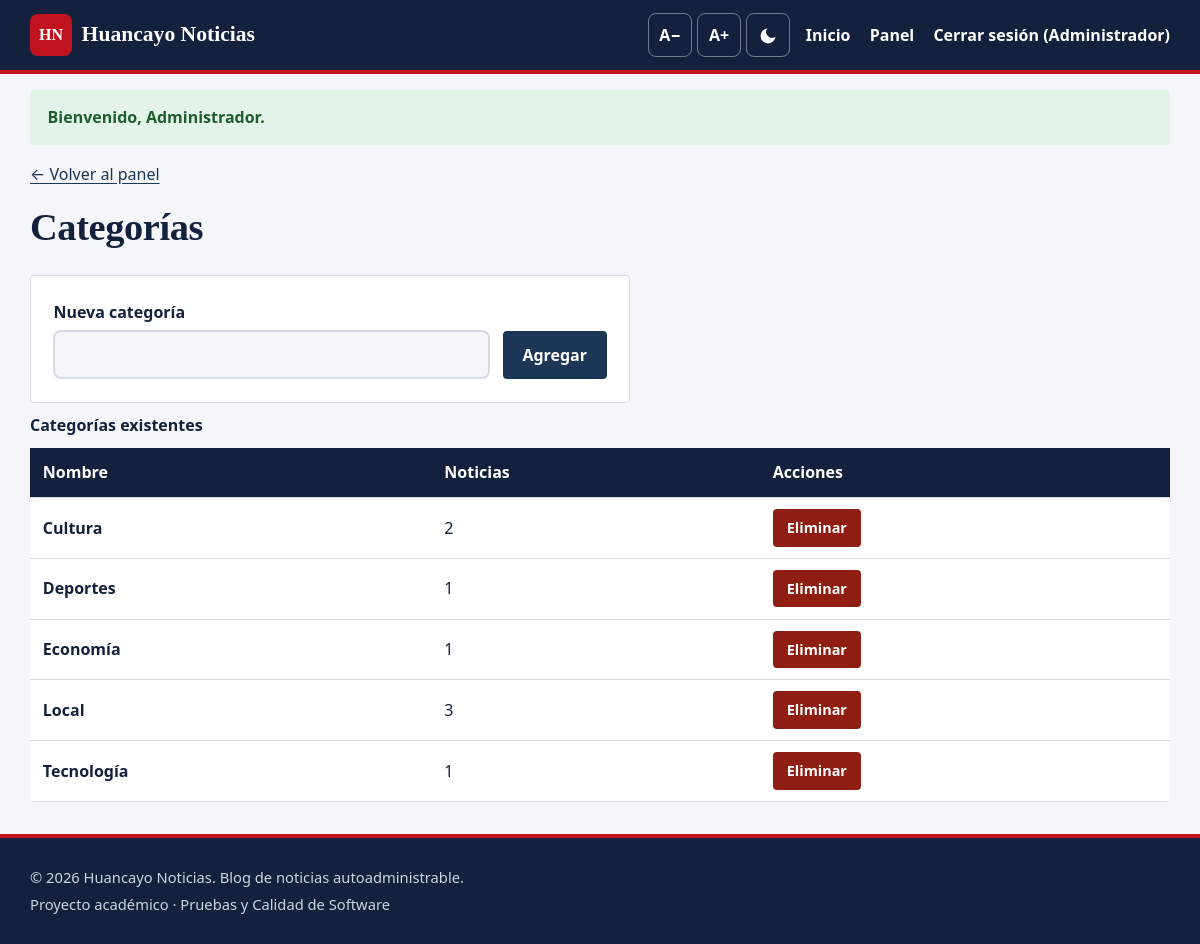
/admin/categorias.php (signed in), run on the app's committed database.
### tables this page shows
CREATE TABLE categorias (
    id INT AUTO_INCREMENT PRIMARY KEY,
    nombre VARCHAR(50) NOT NULL,
    slug VARCHAR(60) NOT NULL UNIQUE
);

### config/db.php (called while the page is built, shortened)
<?php
function db(): PDO
{
    static $pdo = null;
    $dsn = getenv('BLOG_DSN');
    try {
        if ($dsn) {
            $pdo = new PDO($dsn);
        } else {
            $pdo = new PDO(
                'mysql:host=' . DB_HOST . ';dbname=' . DB_NAME . ';charset=utf8mb4',
                DB_USER,
                DB_PASS
            );
        }
        $pdo->setAttribute(PDO::ATTR_ERRMODE, PDO::ERRMODE_EXCEPTION);
        $pdo->setAttribute(PDO::ATTR_DEFAULT_FETCH_MODE, PDO::FETCH_ASSOC);
        $pdo->setAttribute(PDO::ATTR_EMULATE_PREPARES, false);
    } catch (PDOException $e) {
        http_response_code(500);
        exit('<p style="font-family:sans-serif">No se pudo conectar a la base de datos. '
            . 'Verifica que MySQL esté encendido en XAMPP y que hayas importado <code>database.sql</code>.</p>');
    }
    return $pdo;
}

### admin/categorias.php (the view, shortened to what this page needs)
<?php
require_once __DIR__ . '/../includes/functions.php';
$error = '';
$nombre = '';
$lista = db()->query('SELECT c.id, c.nombre, COUNT(n.id) AS total FROM categorias c
                      LEFT JOIN noticias n ON n.categoria_id = c.id GROUP BY c.id, c.nombre ORDER BY c.nombre')->fetchAll();
require __DIR__ . '/../includes/header.php';
?>
<p><a href="index.php">← Volver al panel</a></p>
<h1>Categorías</h1>
<form method="post" class="formulario form-linea">
    <div class="campo">
        <label for="nombre">Nueva categoría</label>
        <input type="text" id="nombre" name="nombre" maxlength="50" required value="<?= e($nombre) ?>"
               <?= $error ? 'aria-invalid="true" aria-describedby="err-nombre"' : '' ?>>
    </div>
    <button type="submit" class="btn">Agregar</button>
</form>
<table class="tabla">
    <caption>Categorías existentes</caption>
    <thead><tr><th scope="col">Nombre</th><th scope="col">Noticias</th><th scope="col">Acciones</th></tr></thead>
    <tbody>
    <?php foreach ($lista as $c): ?>
        <tr>
            <th scope="row"><?= e($c['nombre']) ?></th>
            <td><?= (int)$c['total'] ?></td>
            <td>
                <form method="post" data-confirmar="¿Eliminar la categoría «<?= e($c['nombre']) ?>»?">
                    <button type="submit" name="eliminar" value="<?= (int)$c['id'] ?>" class="btn btn-peq btn-peligro">Eliminar<span class="visualmente-oculto"> <?= e($c['nombre']) ?></span></button>
                </form>
            </td>
        </tr>
    <?php endforeach; ?>
    </tbody>
</table>
<?php require __DIR__ . '/../includes/footer.php'; ?>

### assets/css/style.css (style rules this page uses)
:root { --fondo: #f4f6fa; --superficie: #ffffff; --texto: #14213d; --texto-suave: #4a5568; --primario: #1d3557; --primario-hover: #0f1f36; --acento: #c1121f; --borde: #d5dbe5; --exito-fondo: #e3f3e8; --exito-texto: #1d5e2e; --error-fondo: #fbe6e3; --error-texto: #8f1d12; --foco: #f2a900; --radio: 4px; --sombra: 0 1px 3px rgba(0,0,0,.08), 0 4px 14px rgba(0,0,0,.05); --fuente-titulo: Georgia, "Times New Roman", serif; --fuente-texto: system-ui, -apple-system, "Segoe UI", Roboto, Arial, sans-serif; color-scheme: light; }
*, *::before, *::after { box-sizing: border-box; }
html { font-size: 100%; scroll-behavior: smooth; }
body { margin: 0; font-family: var(--fuente-texto); font-size: 1rem; line-height: 1.65; background: var(--fondo); color: var(--texto); }
a { color: var(--primario); text-underline-offset: 3px; }
h1, h2, h3 { font-family: var(--fuente-titulo); line-height: 1.25; margin: 0 0 .5em; }
h1 { font-size: clamp(1.7rem, 4vw, 2.4rem); }
.btn { display: inline-flex; align-items: center; justify-content: center; gap: .4rem; min-height: 44px; padding: .55rem 1.1rem; border-radius: var(--radio); background: var(--primario); color: var(--superficie); border: 2px solid var(--primario); font: inherit; font-weight: 600; text-decoration: none; cursor: pointer; transition: background .15s; }
.btn-peligro { background: var(--error-texto); border-color: var(--error-texto); color: #fff; }
.btn-peq { min-height: 36px; padding: .3rem .75rem; font-size: .9rem; }
.formulario { background: var(--superficie); border: 1px solid var(--borde); border-radius: var(--radio); padding: 1.4rem; margin-top: 1.5rem; }
.campo { margin-bottom: 1.1rem; border: 0; padding: 0; min-width: 0; }
.campo > label, .campo legend, .etiqueta-campo { display: block; font-weight: 700; margin-bottom: .3rem; }
input[type="text"], input[type="search"], input[type="password"], input[type="file"], select, textarea { width: 100%; min-height: 44px; padding: .6rem .8rem; font: inherit; color: var(--texto); background: var(--fondo); border: 2px solid var(--borde); border-radius: 8px; }
.form-linea { display: flex; align-items: flex-end; gap: .8rem; max-width: 600px; }
.form-linea .campo { flex: 1; margin: 0; }
.tabla { width: 100%; border-collapse: collapse; background: var(--superficie); border-radius: var(--radio); overflow: hidden; margin-bottom: 2rem; }
.tabla caption { text-align: left; font-weight: 700; padding: .6rem 0; }
.tabla th, .tabla td { padding: .7rem .8rem; border-bottom: 1px solid var(--borde); text-align: left; vertical-align: middle; }
.tabla thead th { background: var(--primario); color: var(--superficie); }
.tabla tbody th { font-weight: 600; }
h1 { letter-spacing: -.01em; }
.tabla thead th { background: #14213d; color: #fff; }

### data on the page
categorias: nombre "Cultura", total "2"
categorias: nombre "Deportes", total "1", $c['id'] 3 (drawn)
categorias: nombre "Economía", total "1", $c['id'] 4 (drawn)
categorias: nombre "Local", total "3", $c['id'] 1 (drawn)
categorias: nombre "Tecnología", total "1", $c['id'] 5 (drawn)

### other printed values
SITE_NAME "Huancayo Noticias"
$u['nombre'] "Administrador"
$f['mensaje'] "Bienvenido, Administrador."
